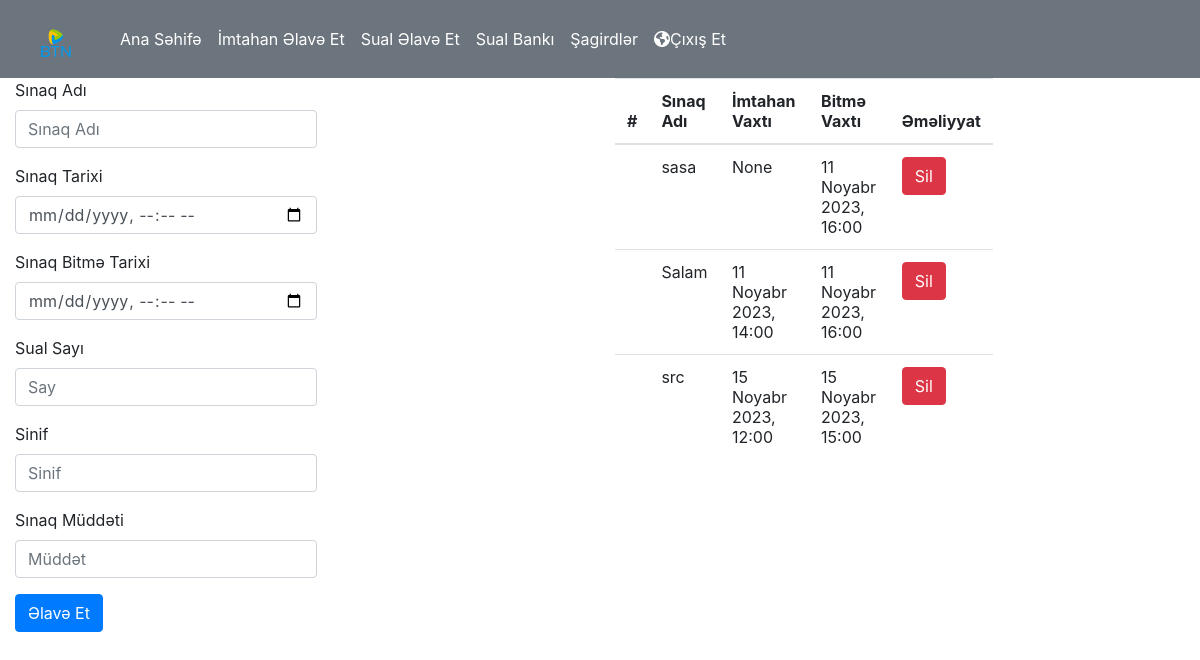
Screenshot of /teachers/exams (signed in) with the database file from the repository.
### teachers/models.py (models this page shows, shortened)
class Exam_Dat(models.Model):
    exam_name = models.CharField(max_length=255)
    exam_time = models.DateTimeField(max_length=255)
    exam_quescount = models.BigIntegerField()
    exam_grade = models.SmallIntegerField()
    exam_end = models.DateTimeField(max_length=255)
    questions = models.CharField(max_length=255)
    participated_childrens = models.CharField(max_length=10000,default='')

### teachers/views.py (the view, shortened to what this page needs)
# urls.py: path('teachers/exams',views.addexam,name='teachersexams'),
def addexam(request):
 if request.session.get('teacher_ad'):
   user_data = Exam_Dat.objects.all().values()
   context = {
      'datas' : user_data
   }
   return render(request,"addexam.html",context)
 else:
   request.session.flush()
   messages.error(request,'Zəhmət Olmasa Giriş Edin')
   return redirect('loginteachers')

### teachers/templates/addexam.html (shortened to what this page needs)
<head>
  <link rel="stylesheet" href="https://cdn.jsdelivr.net/npm/bootstrap@4.6.2/dist/css/bootstrap.min.css">
  <link rel="stylesheet" href="path/to/font-awesome/css/font-awesome.min.css">
</head>
<body>
    <nav class="navbar navbar-expand-md bg-secondary navbar-dark">
  {% load static %}
  <a class="navbar-brand text-dark" href="#"><img src="{% static 'logo.png' %}" width="80" ></a>
  <div class="collapse navbar-collapse " id="collapsibleNavbar">
    <ul class="navbar-nav ms-auto">
      <li class="nav-item">
        <a class="nav-link text-white" href="main">Ana Səhifə</a>
      </li>
      <li class="nav-item">
        <a class="nav-link text-white" href="#">İmtahan Əlavə Et</a>
      </li>
      <li class="nav-item">
        <a class="nav-link text-white" href="addquestion">Sual Əlavə Et</a>
      </li>
      <li class="nav-item">
        <a class="nav-link text-white" href="questionbank">Sual Bankı</a>
      </li>
      <li class="nav-item">
        <a class="nav-link text-white" href="students">Şagirdlər</a>
      </li>
      <li class="nav-item">
        <a class="nav-link text-white" href="{% url 'logoutt' %}"><span class="fa fa-globe" ></span>Çıxış Et</a>
      </li>
    </ul>
  </div>
</nav>
<div class="container-fluid table-responsive">
    <div class="row">
    <div class="col lg-12">
    <form style="max-width: 8cm;" method="post">
        <div class="form-group">
          <label for="examname">Sınaq Adı</label>
          <input type="text" class="form-control" id="examname" name="name" placeholder="Sınaq Adı">
        </div>
        <div class="form-group">
          <label for="examtime">Sınaq Tarixi</label>
          <input type="datetime-local" class="form-control" id="examtime" name="time" placeholder="Time">
        </div>
        <div class="form-group">
          <label for="examendtime">Sınaq Bitmə Tarixi</label>
          <input type="datetime-local" class="form-control" id="examendtime" name="endtime" placeholder="Time">
        </div>
        <div class="form-group">
            <label for="quescount">Sual Sayı</label>
            <input type="number" class="form-control" id="quescount" name="count" placeholder="Say">
        </div>
        <div class="form-group">
            <label for="grade">Sinif</label>
            <input type="number" class="form-control" id="grade" name="grade" placeholder="Sinif">
        </div>
        <div class="form-group">
            <label for="examtimer">Sınaq Müddəti</label>
            <input type="number" class="form-control" id="examtimer" name="duration" placeholder="Müddət">
        </div>
        <button type="submit" class="btn btn-primary">Əlavə Et</button>
      </form>
    </div>
    <div class="col lg-12 table-responsive">
    <table class="table" id="students" >
      <thead>
        <tr>
          <th scope="col">#</th>
          <th scope="col">Sınaq Adı</th>
          <th scope="col">İmtahan Vaxtı</th>
          <th scope="col">Bitmə Vaxtı</th>
          <th scope="col">Əməliyyat</th>
        </tr>
      </thead>
      <tbody>
        {% for data in datas %}
        <tr>
          <td></td>
          <td>{{ data.exam_name }}</td>
          <td>{{ data.exam_time }}</td>
          <td>{{ data.exam_end }}</td>
          <td><form method="post" action="{% url 'delete' %}">{% csrf_token %}<button type="submit" name="examdelete" class="btn btn-danger"  value="{{ data.exam_name }}">Sil</button></form></td>
        </tr>
      {% endfor %}
      </tbody>
    </table>
    </div>
   </div>
</div>
</body>

### teachers/templates/addexam.html (style rules this page uses)
#students { max-width:10cm; }

### rows the page displays
Exam_Dat: exam_name "sasa", exam_time "None", exam_end "11 Noyabr 2023, 16:00"
Exam_Dat: exam_name "Salam", exam_time "11 Noyabr 2023, 14:00", exam_end "11 Noyabr 2023, 16:00"
Exam_Dat: exam_name "src", exam_time "15 Noyabr 2023, 12:00", exam_end "15 Noyabr 2023, 15:00"
